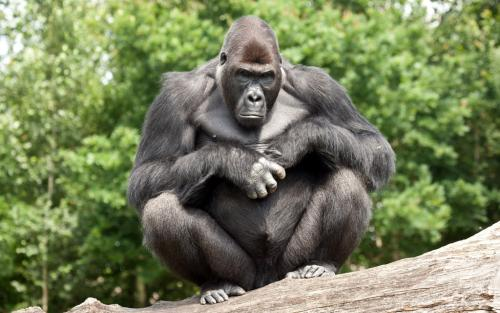
#> input picture data/demo/bigxx.jpg, 500 x 313 px
$ python test.py
#> lines starting #> are read from the running program, lines starting #| are printed output that depends on the picture; long printed decimals are rounded
import cv2
import numpy as np

raw_img = cv2.imread('bigxx.jpg')
#> raw_img is the input picture: shape (313, 500, 3); mean B, G, R 91.7, 127.5, 118.6
raw_img = cv2.cvtColor(raw_img, cv2.COLOR_BGR2GRAY)
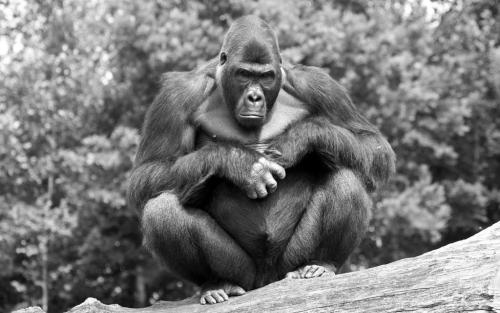
#> raw_img: shape (313, 500); min 0, max 255, mean 120.8

def integral(img, mean, std):
#> called with mean = 0, std = 1
    img = img.astype(np.float32)
    img -= mean
    img /= std
    h, w = img.shape
#> h = 313; w = 500

    for idx in range(1, h):
        img[idx:idx+1] += img[idx-1:idx]
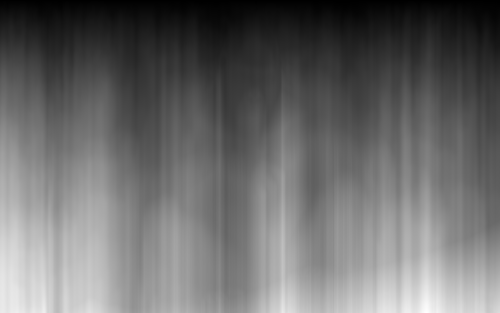
#> img: shape (313, 500) float32; min 66, max 48135, mean 20241.7; drawn with min black and max white
    for idx in range(1, w):
        img[:, idx:idx+1] += img[:, idx-1:idx]
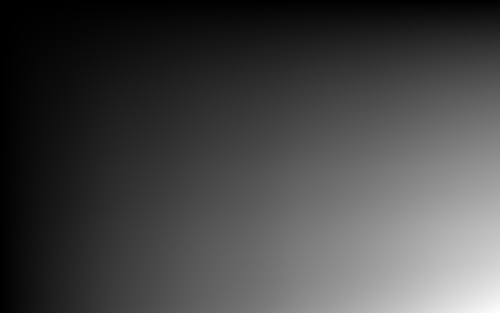
#> img: shape (313, 500) float32; min 196, max 18900736, mean 5214282.5; drawn with min black and max white

    zeros = np.zeros(shape=[h + 1, w + 1])
    zeros[1:h+1, 1:w+1] = img
    img = zeros
    return img


def harr(img, mean, std):
    sum_img = integral(img, mean, std)
    print(sum_img[:9][:9])
#> (printed output is left out)
    p1 = (sum_img[7][3] - sum_img[2][3]) / 15 * std
#> p1 = 200.6
    p2 = (sum_img[7][6] - sum_img[7][3] + sum_img[2][3] - sum_img[2][6]) / 15 * std * -2
#> p2 = -378
    p3 = (sum_img[7][9] - sum_img[7][6] + sum_img[2][6] - sum_img[2][9]) / 15 * std
#> p3 = 165.8

    p1 = (sum_img[7][3] - sum_img[2][3]) / 15 * std
    p2 = (sum_img[7][6] - sum_img[7][3] + sum_img[2][3] - sum_img[2][6]) / 15 * std * -2
    p3 = (sum_img[7][9] - sum_img[7][6] + sum_img[2][6] - sum_img[2][9]) / 15 * std
    return p1 + p2 + p3

if __name__ == '__main__':
    det64 = harr(raw_img, 0, 1)
#> det64 = -11.6
    det16 = harr(raw_img, 128, 512)
#> call 2 of integral, with mean = 128, std = 512
#> after the loop in integral (call 2), `for idx in range(1, h):`:
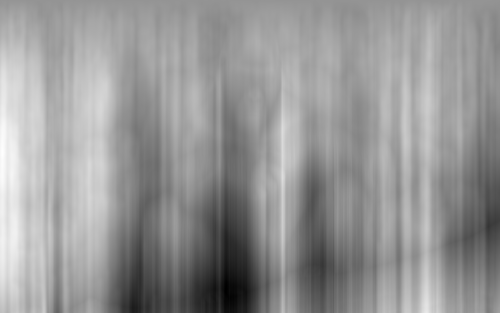
#> img: shape (313, 500) float32; min -28.16, max 20.27, mean 0.3; drawn with min black and max white
#> after the loop in integral (call 2), `for idx in range(1, w):`:
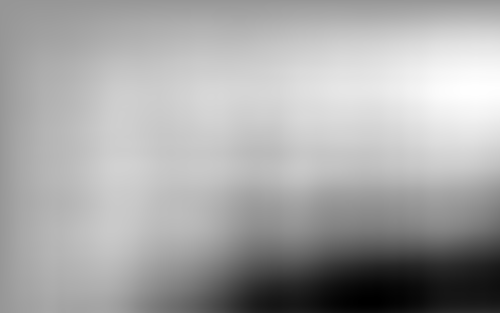
#> img: shape (313, 500) float32; min -3060.9, max 2121, mean 352; drawn with min black and max white
#> (printed output is left out)
#> det16 = -11.6
    print(det64)
#| -11.600
    print(det16)
#| -11.600

$ run again, with data/demo/ffy.jpg copied over data/demo/bigxx.jpg
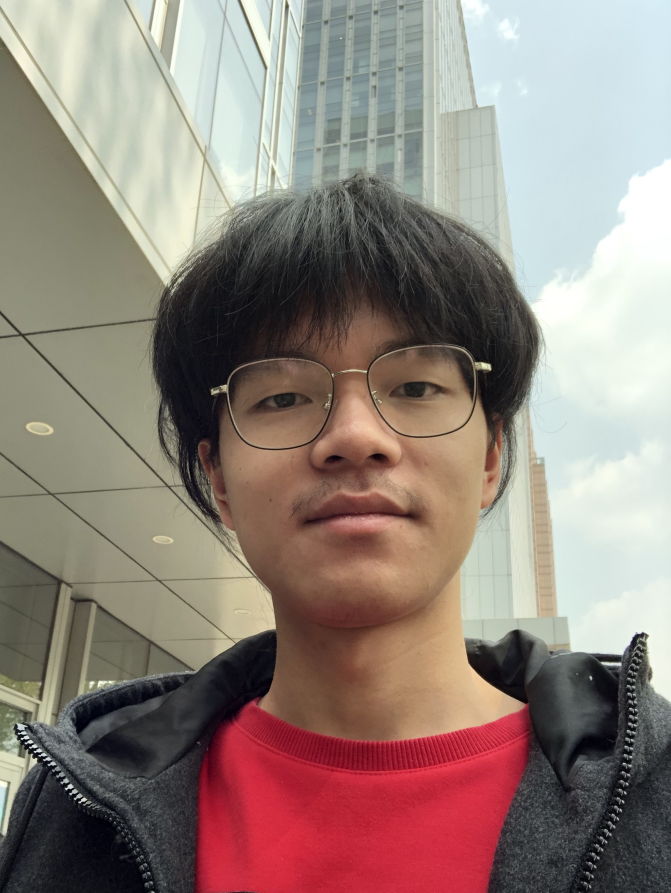
#> input picture data/demo/ffy.jpg, 2013 x 2678 px (shown at 1/3 size)
#> raw_img is the input picture: shape (2678, 2013, 3); mean B, G, R 123.7, 131.5, 146.4
#> raw_img: shape (2678, 2013)
#> after the loop in integral, `for idx in range(1, h):`:
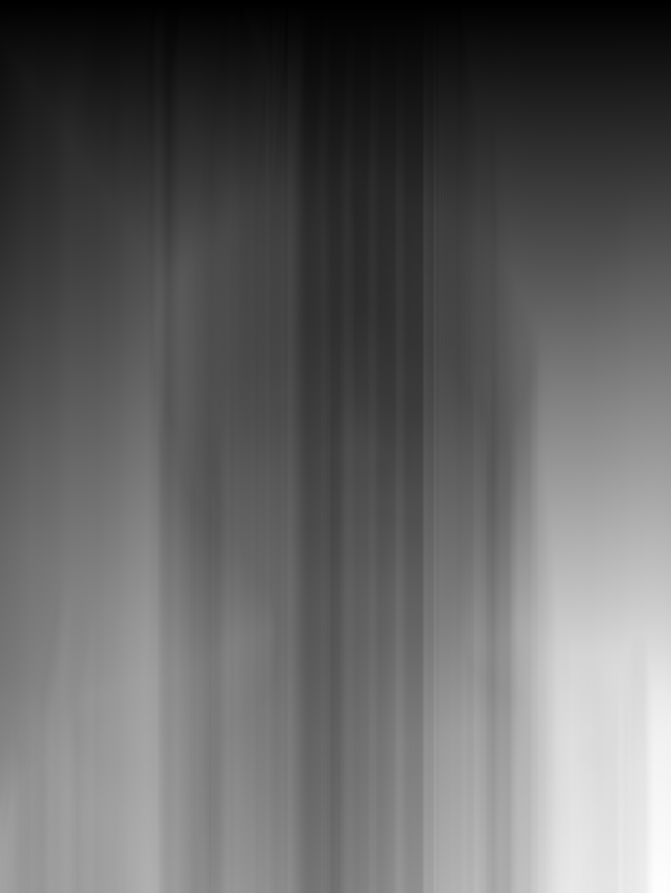
#> img: shape (2678, 2013) float32 (shown at 1/3 size); min 87, max 542082, mean 210436.8; drawn with min black and max white
#> (printed output is left out)
#> p1 = 221
#> p2 = -445.1
#> p3 = 222.7
#> det64 = -1.33
#> after the loop in integral (call 2), `for idx in range(1, w):`:
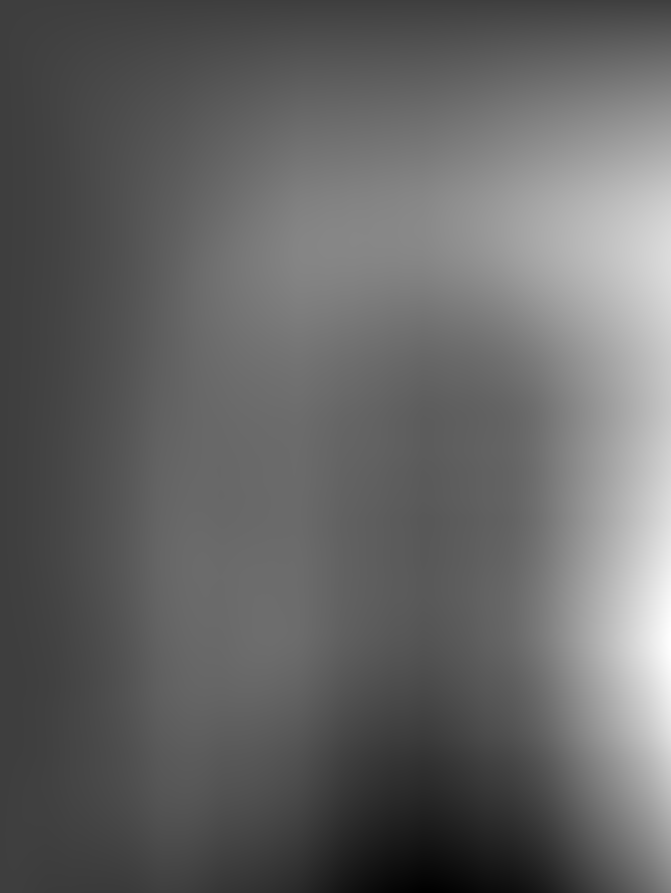
#> img: shape (2678, 2013) float32 (shown at 1/3 size); min -71830.7, max 221110.4, mean 44937.4; drawn with min black and max white
#> (printed output is left out)
#| -1.333
#| -1.333
